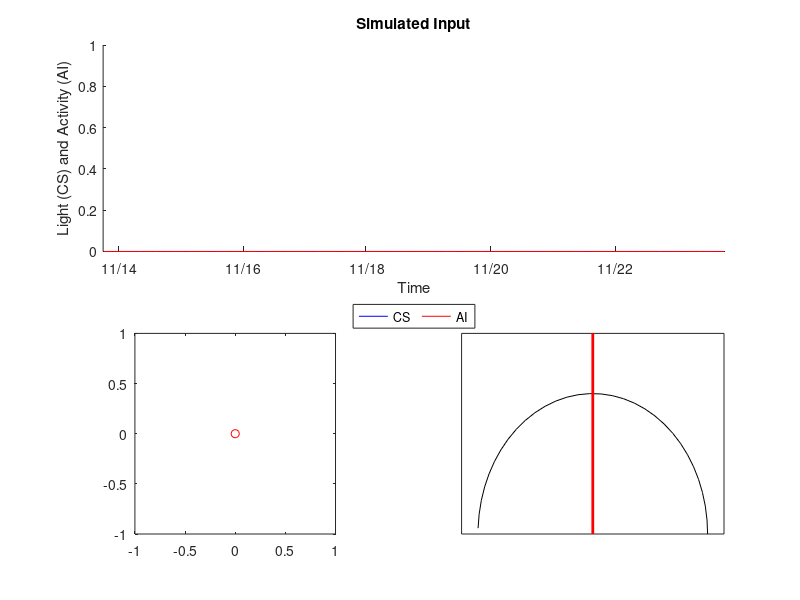

Source code (MATLAB): (Note: this script raises an error after producing the figure.)
function [figureHandle,axisHandles,textHandle] = createFigure
%CREATEFIGURE Summary of this function goes here
%   Detailed explanation goes here

figureHandle = figure;
configureFigure(figureHandle);

axisHandle1	= subplot(2,2,[1,2]);
configureAxis1(axisHandle1)

axisHandle2	= subplot(2,2,3);
configureAxis2(axisHandle2)

axisHandle3 = subplot(2,2,4);
textHandle = configureAxis3(axisHandle3);

% Create stop button
createStopButton(figureHandle);

axisHandles = [axisHandle1;axisHandle2;axisHandle3];
end


function configureFigure(figureHandle)
%CONFIGUREFIGURE Intialize the figure settings

screenSize = get(groot,'ScreenSize');
figureSize = [200, 200, screenSize(3)-400, screenSize(4)-400]; % left, bottom, width, height

% figureUnits = figureHandle.Units;

figureUnits = get(figureHandle,'Units');

%figureHandle.ToolBar	= 'none';
%figureHandle.Units      = 'pixels';
%figureHandle.Position	= figureSize;
%figureHandle.Units      = figureUnits;
set(figureHandle,'Units','pixels','Position',figureSize); % 'ToolBar','none',
set(figureHandle,'Units',figureUnits);
end

function configureAxis1(axisHandle)
%CONFIGUREAXIS1 Initialize the first axis

hold(axisHandle,'on');

% Create empty data set
nowDatenum = now;
samplingInterval = 30/86400; % 30 seconds in datenum format
time = nowDatenum:samplingInterval:nowDatenum+10;
CS = zeros(size(time));
AI = zeros(size(time));

%axisHandle.YLim = [0 1];
%axisHandle.XLim = [time(1),time(end)];
set(axisHandle,'YLim',[0,1],'XLim',[time(1),time(end)]);

plotHandle = plot(axisHandle,time,CS,'b-',time,AI,'r-');

datetick(axisHandle,'x','mm/dd','keeplimits','keepticks')
xlabel('Time')
ylabel('Light (CS) and Activity (AI)')
legend('CS','AI','Location','SouthOutside','Orientation','Horizontal');
title('Simulated Input');

hold(axisHandle,'off');

% Link data
%plotHandle(1).XDataSource = 'timeCS';
%plotHandle(1).YDataSource = 'CS';
%plotHandle(2).XDataSource = 'timeAI';
%plotHandle(2).YDataSource = 'AI';
set(plotHandle(1),'XDataSource','timeCS');
set(plotHandle(1),'YDataSource','CS');
set(plotHandle(2),'XDataSource','timeAI');
set(plotHandle(2),'YDataSource','AI');
end

function configureAxis2(axisHandle)
%CONFIGUREAXIS2 Initialize the second axis

% Create empty data set
xf = [0];
xcf = [0];
xArray = [0];
xcArray = [0];
xAcrophase = [0];
xcAcrophase = [0];

%hold(axisHandle,'on');

set(axisHandle,'YLim',[-1.2,1.2],'XLim',[-1.2,1.2]);
% plotHandle = plot(axisHandle,xf,xcf,'ro',xArray,xcArray,'b-',xAcrophase,xcAcrophase,'gs');
plotHandle = plot(axisHandle,xf,xcf,'ro',xArray,xcArray,'b-');

set(axisHandle,'DataAspectRatio',[1,1,1]);

%hold(axisHandle,'off');

% Link data
set(plotHandle(1),'XDataSource','xn');
set(plotHandle(1),'YDataSource','xcn');
set(plotHandle(2),'XDataSource','xArray');
set(plotHandle(2),'YDataSource','xcArray');
% set(plotHandle(3),'XDataSource','xAcrophase');
% set(plotHandle(3),'YDataSource','xcAcrophase');
end

function textHandle = configureAxis3(axisHandle)
%CONFIGUREAXIS2 Initialize the second axis

set(axisHandle,'YLim',[-1.2,1.2],'XLim',[-1.2,1.2]);
set(axisHandle,'DataAspectRatio',[1,1,1]);
theta = 0:.1:pi;
x1ring = 0.7*cos(theta);
y1ring = 0.7*sin(theta);
plotHandle1 = plot(axisHandle,x1ring,y1ring,'k-');
hold on
plotHandle2 = plot([0,0],[0,1],'r-','LineWidth',2);
hold off
set(gca,'XTick',[],'YTick',[])
textHandle = text(-0.25,-0.5,'NaN','FontSize',14);

% Link data
set(plotHandle2,'XDataSource','xNeedle');
set(plotHandle2,'YDataSource','yNeedle');
end
